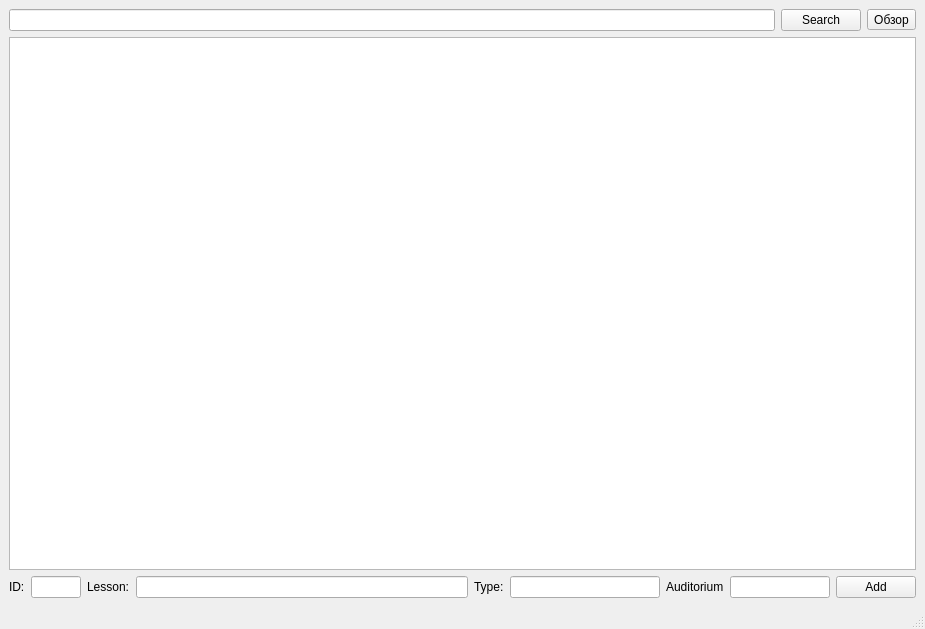
<?xml version="1.0" encoding="UTF-8"?>
<ui version="4.0">
 <class>MainWindow</class>
 <widget class="QMainWindow" name="MainWindow">
  <property name="geometry">
   <rect>
    <x>0</x>
    <y>0</y>
    <width>925</width>
    <height>629</height>
   </rect>
  </property>
  <property name="maximumSize">
   <size>
    <width>1358</width>
    <height>16777215</height>
   </size>
  </property>
  <property name="windowTitle">
   <string>MainWindow</string>
  </property>
  <widget class="QWidget" name="centralwidget">
   <layout class="QVBoxLayout" name="verticalLayout">
    <item>
     <layout class="QHBoxLayout" name="horizontalLayout">
      <item>
       <widget class="QLineEdit" name="editSearch"/>
      </item>
      <item>
       <widget class="QPushButton" name="buttonFind">
        <property name="text">
         <string>Search</string>
        </property>
       </widget>
      </item>
      <item>
       <widget class="QToolButton" name="toolButton">
        <property name="text">
         <string>Обзор</string>
        </property>
       </widget>
      </item>
     </layout>
    </item>
    <item>
     <widget class="mybrowser" name="textBrowser"/>
    </item>
    <item>
     <layout class="QHBoxLayout" name="horizontalLayout_2">
      <item>
       <widget class="QLabel" name="label">
        <property name="maximumSize">
         <size>
          <width>20</width>
          <height>16777215</height>
         </size>
        </property>
        <property name="text">
         <string>ID:</string>
        </property>
       </widget>
      </item>
      <item>
       <widget class="QLineEdit" name="editID">
        <property name="maximumSize">
         <size>
          <width>50</width>
          <height>16777215</height>
         </size>
        </property>
       </widget>
      </item>
      <item>
       <widget class="QLabel" name="label_2">
        <property name="text">
         <string>Lesson:</string>
        </property>
       </widget>
      </item>
      <item>
       <widget class="QLineEdit" name="editLesson"/>
      </item>
      <item>
       <widget class="QLabel" name="label_3">
        <property name="text">
         <string>Type:</string>
        </property>
       </widget>
      </item>
      <item>
       <widget class="QLineEdit" name="editType">
        <property name="maximumSize">
         <size>
          <width>150</width>
          <height>16777215</height>
         </size>
        </property>
       </widget>
      </item>
      <item>
       <widget class="QLabel" name="label_4">
        <property name="text">
         <string>Auditorium</string>
        </property>
       </widget>
      </item>
      <item>
       <widget class="QLineEdit" name="editAuditorium">
        <property name="maximumSize">
         <size>
          <width>100</width>
          <height>16777215</height>
         </size>
        </property>
       </widget>
      </item>
      <item>
       <widget class="QPushButton" name="buttonAdd">
        <property name="text">
         <string>Add</string>
        </property>
       </widget>
      </item>
     </layout>
    </item>
   </layout>
  </widget>
  <widget class="QMenuBar" name="menubar">
   <property name="geometry">
    <rect>
     <x>0</x>
     <y>0</y>
     <width>925</width>
     <height>21</height>
    </rect>
   </property>
  </widget>
  <widget class="QStatusBar" name="statusbar"/>
 </widget>
 <customwidgets>
  <customwidget>
   <class>mybrowser</class>
   <extends>QTextBrowser</extends>
   <header>mybrowser.h</header>
  </customwidget>
 </customwidgets>
 <resources/>
 <connections>
  <connection>
   <sender>buttonFind</sender>
   <signal>clicked()</signal>
   <receiver>MainWindow</receiver>
   <slot>FindLesson()</slot>
   <hints>
    <hint type="sourcelabel">
     <x>828</x>
     <y>54</y>
    </hint>
    <hint type="destinationlabel">
     <x>662</x>
     <y>30</y>
    </hint>
   </hints>
  </connection>
  <connection>
   <sender>buttonAdd</sender>
   <signal>clicked()</signal>
   <receiver>MainWindow</receiver>
   <slot>AddLesson()</slot>
   <hints>
    <hint type="sourcelabel">
     <x>861</x>
     <y>575</y>
    </hint>
    <hint type="destinationlabel">
     <x>762</x>
     <y>601</y>
    </hint>
   </hints>
  </connection>
 </connections>
 <slots>
  <slot>FindLesson()</slot>
  <slot>AddLesson()</slot>
 </slots>
</ui>
